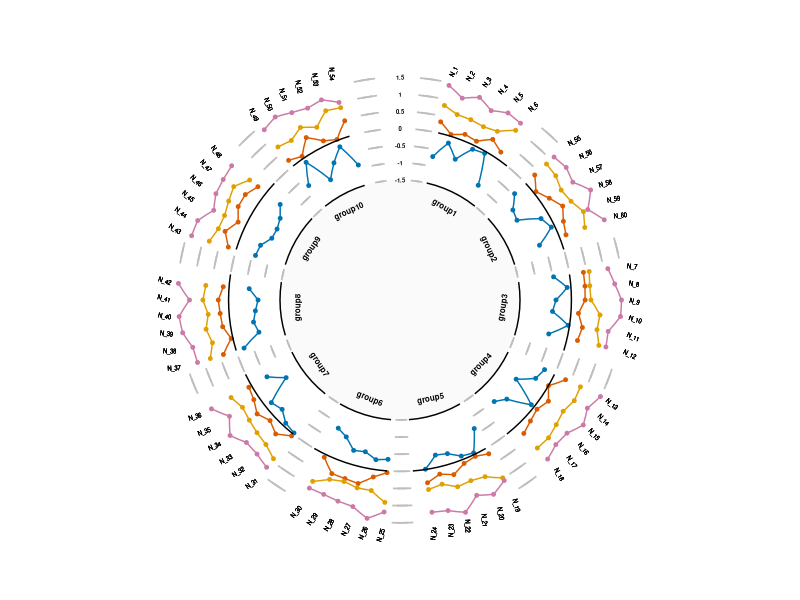
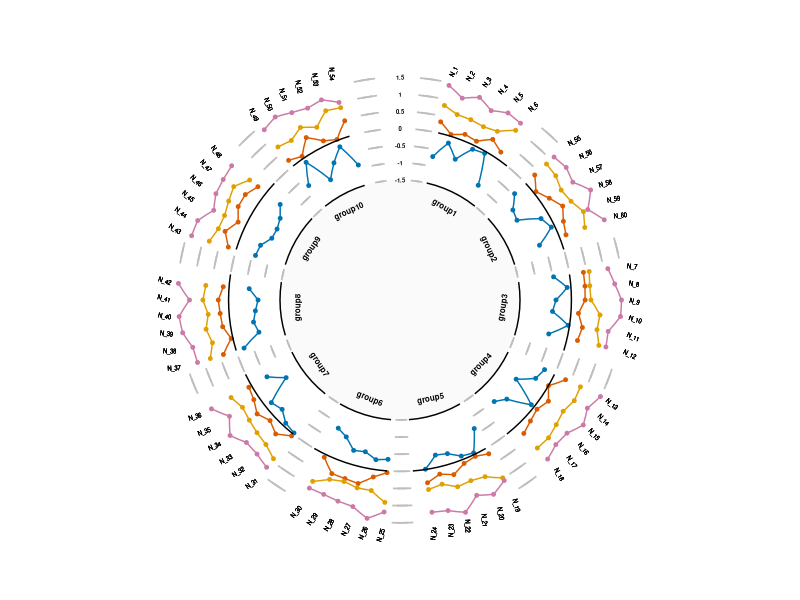

Recreate these plots in R, in order.
# =============================================================================
# 环形分组折线图
# organized：线性脚本 + 中文分节；路径相对本条目目录
# =============================================================================
# =============================================================================

script_dir <- tryCatch(
  dirname(normalizePath(sys.frame(1)$ofile)),
  error = function(e) {
    args <- commandArgs(trailingOnly = FALSE)
    file_arg <- grep("^--file=", args, value = TRUE)
    if (length(file_arg)) dirname(normalizePath(sub("^--file=", "", file_arg))) else normalizePath(getwd())
  }
)
root <- if (basename(script_dir) == "code") dirname(script_dir) else script_dir
out_dir <- file.path(root, "output", "figures")
dir.create(out_dir, recursive = TRUE, showWarnings = FALSE)

suppressPackageStartupMessages({
  library(ggplot2)
  library(dplyr)
  library(tidyr)
  library(readr)
  library(tibble)
  library(stringr)
  library(forcats)
})

# library(tidyverse) 已在文件头拆包

set.seed(123)

# 数据构建；10小组每小组6个值，4种色彩对应4个大组
data <- data.frame(x = rep(paste0("N_", 1:60), 4),
                    y = round(c(runif(-1, 0, n = 60),
                          runif(0, 0.5, n = 60),
                          runif(0.5, 1, n = 60),
                          runif(1, 1.5, n = 60)), 2),
                   group1 = rep(rep(paste0("group", 1:10), each = 6), 4),
                    group2 = rep(paste0("Group", 1:4), each = 60))

# 对数据做转换
datagroup <- data$group1 %>% unique()

data_empty <- tibble('group1' = datagroup,
                     'x' = paste0('empty_x_', seq_along(datagroup)),
                     'y' = NA)

data_empty <- bind_rows(data_empty[1,], data_empty[1,], data_empty)

allplotdata <- data.frame()

for (i in 1:4) {
  data_Group <- data %>% filter(group2 == paste0("Group", i))
  data_empty$group2 <- paste0("Group", i)

  tmp_plotdata <- data_empty %>% bind_rows(data_empty) %>%
    bind_rows(data_Group) %>% arrange(group1) %>% mutate(xid = 1:n()) %>%
    mutate(angle = 90 - 360 * (xid - 0.5) / n()) %>%
    mutate(hjust = ifelse(angle < -90, 1, 0)) %>%
    mutate(angle = ifelse(angle < -90, angle+180, angle))

  allplotdata <- bind_rows(allplotdata, tmp_plotdata)
}

# 提取出空的数据，做一些调整
firstxid <- which(str_detect(allplotdata$x, pattern = "empty_x"))
firstxid <- firstxid[seq(6, max(6, length(firstxid)/4), 2)]

# 自定坐标轴（必须在 griddata 之前）
coordy <- tibble('coordylocation' = seq(-1.5, 1.5, 0.5),
                 'coordytext' = as.character(coordylocation),
                 'x' = 4)

# 自定义坐标轴的网格
griddata <- expand.grid('locationx' = c(1.7, 2, firstxid, firstxid-0.3),
                        'locationy' = coordy$coordylocation)

segment_data <- data.frame('from' = firstxid + 1,
                           'to' = c(c(firstxid - 1)[-1], nrow(tmp_plotdata)),
                           'label' = datagroup) %>%
  mutate(labelx = as.integer((from + to)/2)) %>%
  mutate(angle = 190 - 360 * (labelx - 0.5) / nrow(tmp_plotdata)) %>%
  mutate(angle = ifelse(angle > 90, angle+180, angle)) %>%
  mutate(angle = ifelse(angle < -90, angle+180, angle))



################## 绘图 -----------------
ggplot() +
  # 内圈灰色阴影：
  geom_rect(aes(xmin = 0, xmax = nrow(tmp_plotdata),
                ymin = -5, ymax = -1.5),
            fill = "#fafafa") +
  # 最内圈标签：
  geom_text(data = segment_data,
            aes(x = labelx, label = label, angle = angle),
            # y值需要根据你的数据调整：
            y = -2, size = 2, fontface = "bold") +
  # 柱形：
  geom_point(data = allplotdata, size = 1,
           aes(x = xid, y = y, color = group2), stat = 'identity') +
  # 折线：
  geom_line(data = allplotdata, linewidth = 0.5,
             aes(x = xid, y = y, color = group2), stat = 'identity') +
  # 每个柱形的标签：
  geom_text(data = allplotdata %>%
              filter(!str_detect(x, pattern = "empty_x")),
            # y值需要根据你的数据调整：
            aes(x = xid, label = x, y = 1.7,
                angle = angle, hjust = hjust),
            color="black", size = 1.5) +
  # y轴刻度：
  geom_text(data = coordy, size = 1.5,
            aes(x = x, y = coordylocation, label = coordytext),
            color="black", size = 1.5 , angle = 0, fontface="bold") +
  # 最内圈黑色线：
  geom_segment(data = segment_data,
               aes(x = from, xend = to),
               y = -1.5, yend=-1.5) +
  # 0刻度黑色线：
  geom_segment(data = segment_data,
               aes(x = from, xend = to),
               y = 0, yend = 0) +
  # 网格线：
  geom_segment(data = griddata,
               aes(x = locationx-0.5, xend = locationx + 0.5,
                   y = locationy, yend = locationy),
               colour = "grey", size=0.6) +
  # 颜色：
  scale_color_manual(values = c("Group1" = "#0073b2",
                               "Group2" = "#d95c00",
                               "Group3" = "#e0a000",
                               "Group4" = "#cb7aa7"))+
  # 主题：
  scale_x_continuous(expand = c(0, 0)) +
  scale_y_continuous(limits = c(-5, 2)) +
  coord_polar(start = -2*pi/84*4
    ) +
  theme_void() +
  theme(legend.position = 'none')


# 保存：
ggsave(file.path(out_dir, "plot.pdf"), height = 7, width = 7)
